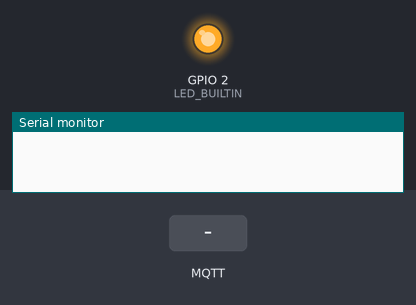
Recording of a sketch running on a simulated ESP8266 (NodeMCU). Shown: output pins drawn as LEDs (lit = HIGH, except the on-board LED, lit = LOW), the last lines printed to the serial monitor. Dashed ring = blinking. The test bench sets the inputs (shaded band). WiFi joins after 1.5 s; servers stay silent unless stated; network time is answered at once with the bench clock; the local clock reads 2024-03-15 10:24:30 at power-on unless the sketch sets it; storage starts empty; no MQTT or app messages arrive unless stated.

Above: at 0.0 s.
At 6.7 s:
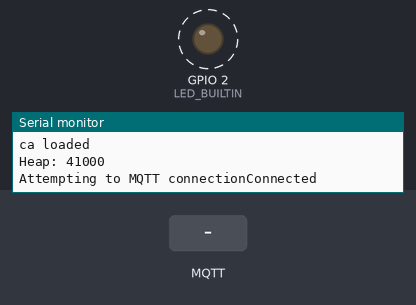
6.8 s: MQTT message ":" arrives on the first subscribed topic
9.8 s: MQTT message "-" arrives on the first subscribed topic
12.8 s: MQTT message "1" arrives on the first subscribed topic
Timing chart, 0 to 21.8 s (numbered marks = the images above; inputs shaded):
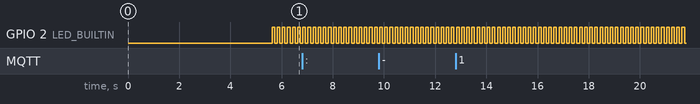

The sketch:

esp8266.ino
```cpp
#include "FS.h"
#include <ESP8266WiFi.h>
#include <PubSubClient.h>
#include <NTPClient.h>
#include <WiFiUdp.h>
//#include <OneWire.h>
//#include <DallasTemperature.h>
//#include <Wire.h>
#include <TinyGPS++.h>
#include <SoftwareSerial.h>
//#include "MAX30100_PulseOximeter.h"

/*
// Data wire of DS18B20 is plugged into digital pin 2 on the Arduino
#define ONE_WIRE_BUS 2

// Setup a oneWire instance to communicate with any OneWire device
OneWire oneWire(ONE_WIRE_BUS);

// Pass oneWire reference to DallasTemperature library
DallasTemperature ds18b20(&oneWire);
*/

/*
// Create a PulseOximeter object
PulseOximeter pox;
*/
/*

// Choose two Arduino pins to use for software serial
int RXPin = 13;   //D7
int TXPin = 15;   //D8

int GPSBaud = 9600;

// Create a TinyGPS++ object
TinyGPSPlus gps;

// Create a software serial port called "gpsSerial"
SoftwareSerial gpsSerial(RXPin, TXPin);
*/
/*
const char* ssid = "Dialog 4G 769";
const char* password = "583BbFe3";*/

char* ssid = "Dialog 4G 517";
char* password = "576E5Fc3";

/*
const char* ssid = "Eng-Student";
const char* password = "3nG5tuDt";
*/
/*
const char* ssid = "ACES_Coders";
const char* password = "Coders@2022";
*/
/*
const char* ssid = "Gimhara Wi~Fi";
const char* password = "hachcha@1122";
*/

String const deviceID = "001";
String const hospitalID = "001";
String outTopic;
String inTopic = "Device_"+deviceID;

boolean rideFLAG = false;

WiFiUDP ntpUDP;
NTPClient timeClient(ntpUDP,"pool.ntp.org");

const char* AWS_endpoint = "a3rwyladencomq-ats.iot.ap-northeast-1.amazonaws.com";

void callback(char* topic, byte* payload, unsigned int length){
  Serial.print("Message arrived [");
  Serial.print(topic);
  Serial.print("] ");
  boolean found = false;
  boolean found2 = false;
  String receivedMsg = "";
  String receivedMsg2 = "";
  String msgType = "";
  for(int i=0;i<length;i++){
    Serial.print((char)payload[i]);
    if((char)payload[i]==':'){
      msgType = msgType + (char)0;
      found = true;
    }else if((char)payload[i]=='-'){
      receivedMsg = receivedMsg + (char)0;
      found = false;
      found2 = true;
    }else if(found2){
      receivedMsg2 = receivedMsg2 + (char)payload[i];
    }else if(found){
      receivedMsg = receivedMsg + (char)payload[i];
    }else{
      msgType = msgType + (char)payload[i];
    }
  }
  checkMsg(msgType,receivedMsg,receivedMsg2);
  Serial.println();
}

WiFiClientSecure espClient;
PubSubClient client(AWS_endpoint,8883,callback,espClient);
long lastMsg = 0;
char msg[200];
float temperature;
float heart_rate;
float spo2;
float lattitude;
float longitude;
float Altitude;

void setup_wifi(){
  delay(10);
  espClient.setBufferSizes(512,512);
  Serial.println();
  Serial.print("Connecting to ");
  Serial.println(ssid);
  WiFi.begin(ssid,password);

  while(WiFi.status() != WL_CONNECTED){
    delay(500);
    Serial.print(".");
  }

  Serial.println("");
  Serial.println("Wifi connected");
  Serial.println("IP address :");
  Serial.println(WiFi.localIP());

  timeClient.begin();
  while(!timeClient.update()){
    timeClient.forceUpdate();
  }

  espClient.setX509Time(timeClient.getEpochTime());

}

void checkMsg(String msgType,String MSG,String MSG2){
  /*This function checks the type of the received msg and proceed the corresponding task*/
  Serial.println(msgType);
  Serial.println(MSG);
  Serial.println(MSG2);
  Serial.print("msgType:"+msgType);
  Serial.print("MSG:"+MSG);
  if(!strcmp(msgType.c_str(),(char*)"start")){    //If msg is to start a ride
    if(!rideFLAG){
      startRide(MSG);
    }
  }else if(!strcmp(msgType.c_str(),(char*)"stop")){    //If msg is to stop a ride
    stopRide();
  }else if(!strcmp(msgType.c_str(),(char*)"change")){    //If msg is to chnage the hospital
    changeHospital(MSG);
  }else{                                //If it is just a msg
    Serial.print("NEW MSG:"+MSG);
  }
}

void changeHospital(String hospital){
  /*This function changes the destination hospital*/
  outTopic = "/AmbulanceProject/"+hospital+"/"+deviceID;
}

void startRide(String newHospital){
  /*This function starts a new ride*/
  changeHospital(newHospital);
  client.publish((char*)(outTopic.c_str()),"Active");
  rideFLAG = true;
}

void stopRide(){
  /*This function stops an existing ride*/
  changeHospital(hospitalID);
  rideFLAG = false;
}

void reconnect(){
  while(!client.connected()){
    Serial.print("Attempting to MQTT connection");
    if(client.connect("ESPthing")){
      Serial.println("Connected");
//      client.publish("outTopic","Hello World");
      client.subscribe((char*)(inTopic.c_str()));
    }else{
      Serial.print("failed,rc=");
      Serial.print(client.state());
      Serial.println(" try again in 5 seconds");


      char buf[256];
      espClient.getLastSSLError(buf,256);
      Serial.print("WiFiClientSecure SSL error: ");
      Serial.println(buf);
      delay(5000);
    }
  }
}

void setup() {
  // put your setup code here, to run once:
  Serial.begin(115200);
  Serial.setDebugOutput(true);

  /*
  // Start the software serial port at the GPS's default baud
  gpsSerial.begin(GPSBaud);
  */
  pinMode(LED_BUILTIN,OUTPUT);
  setup_wifi();
  delay(1000);
  if(!SPIFFS.begin()){
    Serial.println("Failed to mount file system");
    return;
  }

  Serial.print("Heap: ");

  Serial.println(ESP.getFreeHeap());

  File cert = SPIFFS.open("/cert.der","r");         /*Load cert*/

  if(!cert){
    Serial.println("failed to open cert file");
  }else{
    Serial.println("Success to open cert file");
  }

  delay(1000);


  if(espClient.loadCertificate(cert)){
    Serial.println("Cert loaded");
  }else{
    Serial.println("Cert not loaded");
  }

  File private_key = SPIFFS.open("/private.der","r");   /*Load private*/

  if(!private_key){
    Serial.println("Failed to open CERt file");
  }else{
    Serial.println("Success to open CERt file");
  }

  delay(1000);


  if(espClient.loadPrivateKey(private_key)){
    Serial.println("Private key loaded");
  }else{
    Serial.println("Private Key not loaded");
  }

  File ca = SPIFFS.open("/ca.der","r");               /*Load ca*/

  if(!ca){
    Serial.println("Failed to open ca file");
  }else{
    Serial.println("Success to open ca file");
  }

  delay(1000);


  if(espClient.loadCACert(ca)){
    Serial.println("ca loaded");
  }else{
    Serial.println("ca not loaded");
  }
  Serial.print("Heap: ");
  Serial.println(ESP.getFreeHeap());
  /*
  //max30100
  //Initialize max30100 sensor
  if (!pox.begin()) {
    Serial.println("FAILED");
      for(;;);
  }else{
    Serial.println("SUCCESS");
  }

  // Configure sensor to use 7.6mA for LED drive
  pox.setIRLedCurrent(MAX30100_LED_CURR_7_6MA);
  */
}
float value1 = 42;
float value2 = 61;
float value3 = 58;
float value4 = 83;

void loop() {
  // put your main code here, to run repeatedly:
  if(!client.connected()){
    reconnect();

  }
  client.loop();

  if(rideFLAG){
    long now = millis();
    //pox.update();
    if(now-lastMsg>2000){
      lastMsg = now;

      /*//Read from the ds18b20 sensor
      ds18b20.requestTemperatures();
      temperature = ds18b20.getTempCByIndex(0);*/
      /*
      // Read from the max30100 sensor
      heart_rate = pox.getHeartRate();
      spo2 = pox.getSpO2();
      Serial.print(heart_rate);
      Serial.print(spo2);*/
      /*// Read from the max30100 sensor
      gpsSerial.read();
      lattitude = gps.location.lat();
      longitude = gps.location.lng();
      Altitude = gps.location.meters();*/
      password = "d";
      //snprintf(msg,200,"{\"Temperature\": %ld, \"Heart rate\": %ld, \"Oxygen sat. level\": %ld, \"Lattitude\": %ld, \"Longitude\": %ld, \"Altitude\": %ld}",temperature,heart_rate,spo2,lattitude,longitude,Altitude);
      //snprintf(msg,200,"{\"Heart rate\": %ld, \"Oxygen sat. level\": %ld}",heart_rate,spo2);
      snprintf(msg,200,"{\"temperature\": %f, \"heart rate\": %f, \"pulse rate\": %f, \"oxygen saturation\": %f}",value1,value2,value3,value4);
      value1=value1+0.243;
      value2=value2+0.3578;
      value3=value3+0.1259;
      value4=value4+0.5346;

      Serial.print("Publish message: ");
      Serial.print(outTopic);
      Serial.println(msg);
      client.publish((char*)(outTopic.c_str()),msg);
      Serial.print("Heap: ");
      Serial.println(ESP.getFreeHeap());
    }
  }
  digitalWrite(LED_BUILTIN,HIGH);
  delay(100);
  digitalWrite(LED_BUILTIN,LOW);
  delay(100);
}
```

Measured:
- by itself, GPIO 2 (LED_BUILTIN): alternates HIGH for 0.10 s and LOW for 0.10 s
